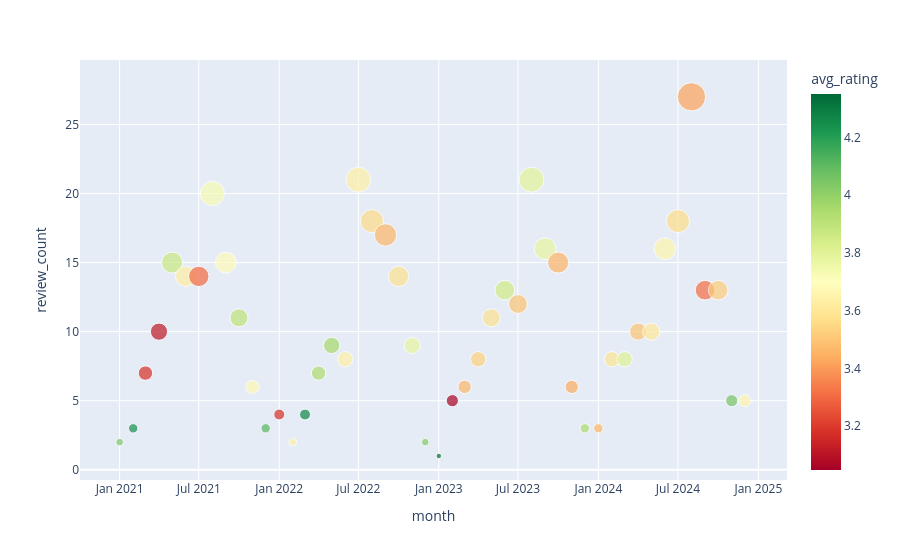

The notebook cell this image was saved under:
### Code cell
px.scatter(
    df_monthly_trail_summary[df_monthly_trail_summary['trail_name']=='Dog Mountain'],
    x="month",
    y="review_count",
    color="avg_rating",
    color_continuous_scale="RdYlGn",
    size="review_count"
)

### Figure 1 — Plotly figure (JSON) as saved in the notebook; plotly's stock layout.template omitted (floating-point values rounded to 4 significant figures)
{"data": [{"hovertemplate": "month=%{x}<br>review_count=%{marker.size}<br>avg_rating=%{marker.color}<extra></extra>", "legendgroup": "", "marker": {"color": [4.04, 4.24, 3.179, 3.11, 3.869, 3.628, 3.299, 3.728, 3.683, 3.899, 3.67, 4.11, 3.17, 3.635, 4.27, 3.936, 3.951, 3.64, 3.634, 3.557, 3.458, 3.579, 3.777, 4.03, 4.35, 3.048, 3.46, 3.53, 3.579, 3.854, 3.494, 3.791, 3.779, 3.454, 3.437, 3.943, 3.463, 3.593, 3.808, 3.497, 3.605, 3.655, 3.56, 3.416, 3.309, 3.519, 4.056, 3.654], "coloraxis": "coloraxis", "size": [2, 3, 7, 10, 15, 14, 14, 20, 15, 11, 6, 3, 4, 2, 4, 7, 9, 8, 21, 18, 17, 14, 9, 2, 1, 5, 6, 8, 11, 13, 12, 21, 16, 15, 6, 3, 3, 8, 8, 10, 10, 16, 18, 27, 13, 13, 5, 5], "sizemode": "area", "sizeref": 0.0675, "symbol": "circle"}, "mode": "markers", "name": "", "orientation": "v", "showlegend": false, "type": "scatter", "x": ["2021-01-01T00:00:00", "2021-02-01T00:00:00", "2021-03-01T00:00:00", "2021-04-01T00:00:00", "2021-05-01T00:00:00", "2021-06-01T00:00:00", "2021-07-01T00:00:00", "2021-08-01T00:00:00", "2021-09-01T00:00:00", "2021-10-01T00:00:00", "2021-11-01T00:00:00", "2021-12-01T00:00:00", "2022-01-01T00:00:00", "2022-02-01T00:00:00", "2022-03-01T00:00:00", "2022-04-01T00:00:00", "2022-05-01T00:00:00", "2022-06-01T00:00:00", "2022-07-01T00:00:00", "2022-08-01T00:00:00", "2022-09-01T00:00:00", "2022-10-01T00:00:00", "2022-11-01T00:00:00", "2022-12-01T00:00:00", "2023-01-01T00:00:00", "2023-02-01T00:00:00", "2023-03-01T00:00:00", "2023-04-01T00:00:00", "2023-05-01T00:00:00", "2023-06-01T00:00:00", "2023-07-01T00:00:00", "2023-08-01T00:00:00", "2023-09-01T00:00:00", "2023-10-01T00:00:00", "2023-11-01T00:00:00", "2023-12-01T00:00:00", "2024-01-01T00:00:00", "2024-02-01T00:00:00", "2024-03-01T00:00:00", "2024-04-01T00:00:00", "2024-05-01T00:00:00", "2024-06-01T00:00:00", "2024-07-01T00:00:00", "2024-08-01T00:00:00", "2024-09-01T00:00:00", "2024-10-01T00:00:00", "2024-11-01T00:00:00", "2024-12-01T00:00:00"], "xaxis": "x", "y": [2, 3, 7, 10, 15, 14, 14, 20, 15, 11, 6, 3, 4, 2, 4, 7, 9, 8, 21, 18, 17, 14, 9, 2, 1, 5, 6, 8, 11, 13, 12, 21, 16, 15, 6, 3, 3, 8, 8, 10, 10, 16, 18, 27, 13, 13, 5, 5], "yaxis": "y"}], "layout": {"coloraxis": {"colorbar": {"title": {"text": "avg_rating"}}, "colorscale": [[0, "rgb(165,0,38)"], [0.1, "rgb(215,48,39)"], [0.2, "rgb(244,109,67)"], [0.3, "rgb(253,174,97)"], [0.4, "rgb(254,224,139)"], [0.5, "rgb(255,255,191)"], [0.6, "rgb(217,239,139)"], [0.7, "rgb(166,217,106)"], [0.8, "rgb(102,189,99)"], [0.9, "rgb(26,152,80)"], [1, "rgb(0,104,55)"]]}, "legend": {"itemsizing": "constant", "tracegroupgap": 0}, "margin": {"t": 60}, "xaxis": {"anchor": "y", "domain": [0, 1], "title": {"text": "month"}}, "yaxis": {"anchor": "x", "domain": [0, 1], "title": {"text": "review_count"}}}}
